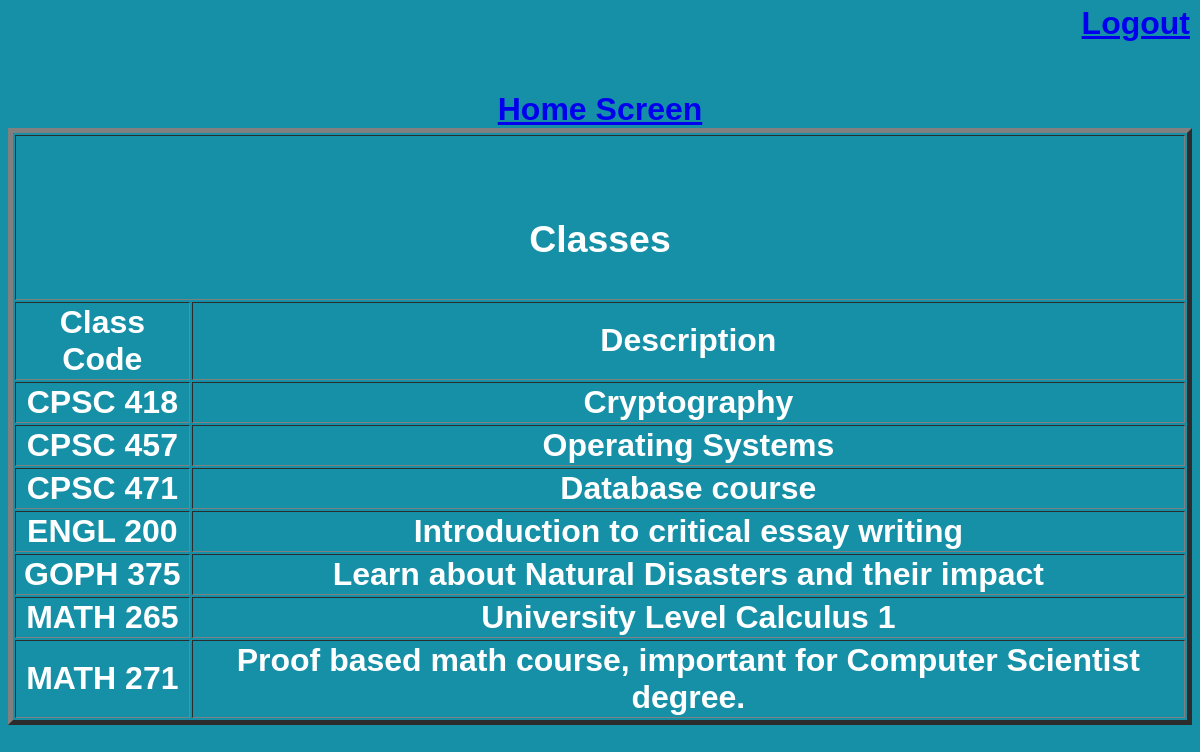
The page /CourseReviewer/view-classes.php (signed in) on the database its author committed.
### tables this page shows
CREATE TABLE `class` (
  `Code` varchar(45) NOT NULL,
  `Description` varchar(100) DEFAULT NULL
);

### CourseReviewer/view-classes.php (the view, shortened to what this page needs)
<?php
include "db_conn.php";
if (isset($_SESSION['ID']) && isset($_SESSION['Username'])) {
?>
<!DOCTYPE html>
<html>
<head>
	<link rel = "stylesheet" type = "text/css" href = "style.css">
</head>
<body>
<h1>
<TABLE  BORDER="5">
   <TR>
      <TH COLSPAN="2">
         <H3><BR>Classes</H3>
      </TH>
   </TR>
      <TH>Class Code</TH>
      <TH>Description</TH>
<?php
    $sql = "SELECT * FROM class";
    $result = mysqli_query($conn, $sql);
    $resultCheck = mysqli_num_rows($result);
    if ($resultCheck > 0) {
        while($row = mysqli_fetch_assoc($result)) {
            $Code = $row['Code'];
			echo "<tables>";
			echo "<TR>";
			echo "<TD>$Code</TD>";
			echo "<TD>".$row['Description']."</TD>";
			echo"</TR>";
        }
    }
?>
</h1>
    <a href="logout.php" class = "logoutLblPos">Logout</a>
	<a href="mainScreen.php" class = "homeLblPos">Home Screen</a>
</body>
</html>
<?php
}else{
    header("Location: index.php");
    exit();
}
?>

### CourseReviewer/style.css (style rules this page uses)
body { background: #1690A7; display: flex; justify-content: center; align-items: center; height: 100vh; flex-direction:column; }
* { font-family: sans-serif; box-sizing: border-box; }
h1 { text-align: center; color: #fff; }
.logoutLblPos { position:fixed; right:10px; top:5px; }

### rows shown on the page
class: Code "CPSC 418", Description "Cryptography"
class: Code "CPSC 457", Description "Operating Systems"
class: Code "CPSC 471", Description "Database course"
class: Code "ENGL 200", Description "Introduction to critical essay writing"
class: Code "GOPH 375", Description "Learn about Natural Disasters and their impact"
class: Code "MATH 265", Description "University Level Calculus 1"
class: Code "MATH 271", Description "Proof based math course, important for Computer Scientist degree."
